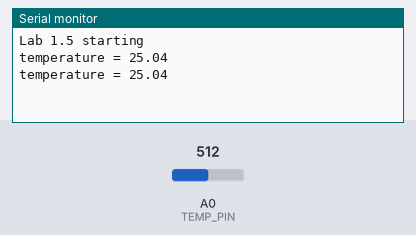
A sketch run on a simulated Arduino Uno, built with avr-gcc and run on an emulated ATmega328P. Parts: the last lines printed to the serial monitor. Inputs (shaded band) come from the test bench; at power-on: A0 (TEMP_PIN) = 512.

Above: at 10.8 s.
10.9 s: A0 (TEMP_PIN) set to 716
At 20.7 s:
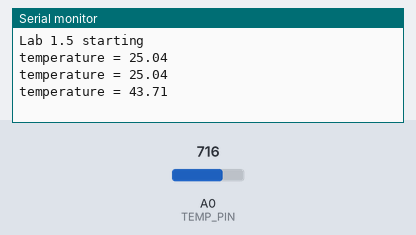
20.9 s: A0 (TEMP_PIN) set to 900
At 31.4 s:
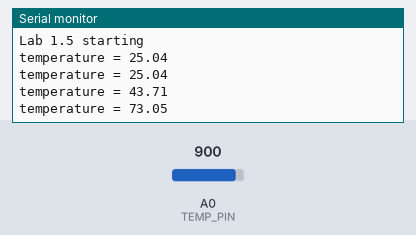
Timing chart, 0 to 32.9 s (numbered marks = the images above; inputs shaded):
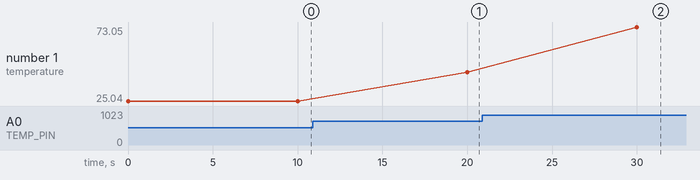

The sketch:

temperature.ino
```cpp
// 1. Defines analog pin for the sensor, specifically it is reccomended to use the pin A0

const int TEMP_PIN = A0;
// Typical constants for a thermistor in a Grove Temperature Sensor
// Note: Using the formula found in the datasheet
// The B and R0 values defined below are the standard value for this specific module
const int B = 4275;               // Value B of thermistor
const float R0 = 100000.0;        // R0 = 100k ohm
void setup() {
  // Init of serial comms
  Serial.begin(9600);
  while (!Serial); // waits for opening of serial monitor
  // prints beginning msg
  Serial.println("Lab 1.5 starting");
}
void loop() {
  // Reads voltage value of the pin (between 0 and 1023)
  int sensorValue = analogRead(TEMP_PIN);
  // 2. Converts the analog value to a temperature
  // The grove sensor utilizes a variable resistance (thermistor)
  float R = 1023.0 / sensorValue - 1.0;
  R = R0 * R;
  // Uses the equation of the thermistor to determine Celsius degrees
  float temperature = 1.0 / (log(R / R0) / B + 1 / 298.15) - 273.15;
  // 3. Sends the temperature measurement to PC
  // formats the output
  Serial.print("temperature = ");
  Serial.println(temperature);
  // 4. Waits 10 minutes before next measurement
  delay(10000);
}
```

Measured:
- after the input at 10.9 s, the serial monitor: prints a new line after 9.1 s (image 1)
- after the input at 20.9 s, the serial monitor: prints a new line after 9.1 s (image 2)
- plotted number 1: 25.04 → 43.71 after the input at 10.9 s, 43.71 → 73.05 after the input at 20.9 s
